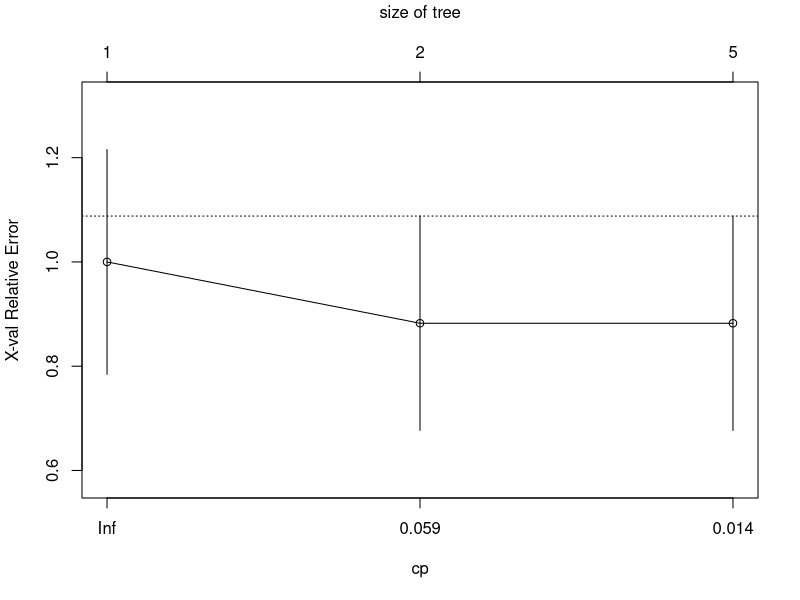
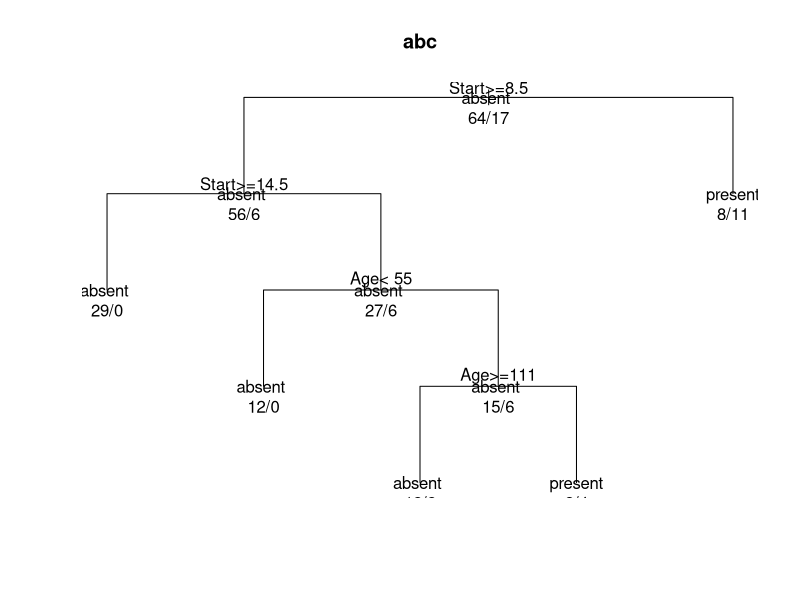

These figures' R source, in order:
install.packages("party")
library("party")
install.packages("rpart")

library("rpart")
# 
# for(i in 1:nrow(mydata))
# {
#   if(mydata$Sepal.Length[1] > 1)
#   {
#     
#   }
# }
View(kyphosis)
fit <- rpart(Kyphosis ~ Age + Number + Start, method="class", data=kyphosis)
printcp(fit)
plotcp(fit)
summary(fit)

plot(fit, uniform = TRUE, main="abc")
text(fit, use.n=TRUE, all=TRUE)
